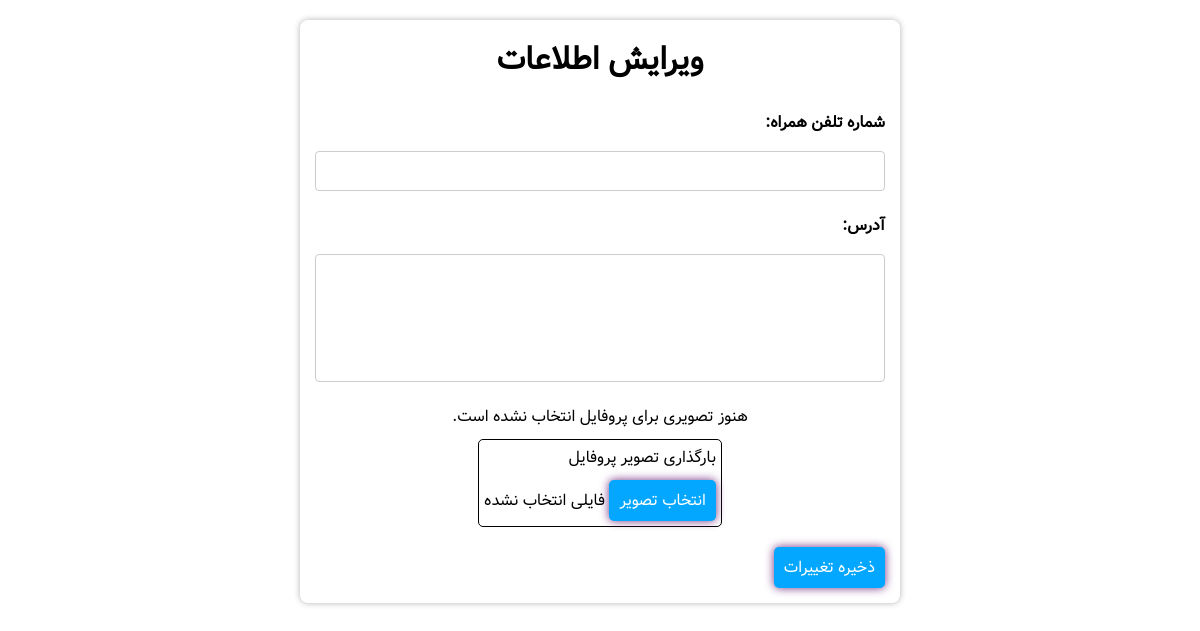
The page /editprofile/ (signed in) on the database as committed earlier.
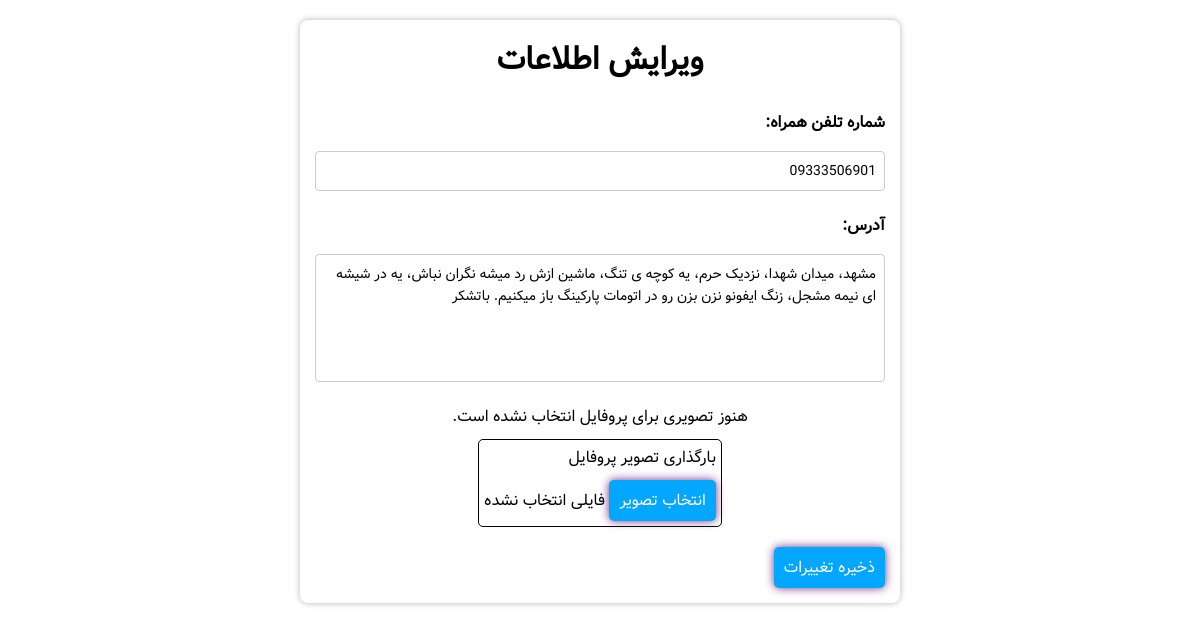
The same page on the database as committed later.
### profiles/models.py (models this page shows, shortened)
class UserProfile(models.Model):
    user = models.OneToOneField(User, on_delete=models.CASCADE)
    phone_number = models.CharField(max_length=20, blank=True)
    address = models.TextField(blank=True)
    profile_picture = models.ImageField(upload_to='profile_pictures/',default='profile_pictures/default/default.svg' ,blank=True, null=True)

### profiles/views.py (the view)
# urls.py: path('editprofile/', profile_edit, name='editprofile'),
@login_required
def profile_edit(request):
    profile = request.user.userprofile
    if request.method == 'POST':
        form = UserProfileForm(request.POST, request.FILES, instance=profile)
        if form.is_valid():
            if 'remove_picture' in request.POST:
                if profile.profile_picture:
                    profile.profile_picture.delete(save=False)
                profile.profile_picture = None
            form.save()
            return redirect('profile')
    else:
        form = UserProfileForm(instance=profile)
    return render(request, 'profiles/profile_edit.html', {'form': form})

### profiles/forms.py
class UserProfileForm(forms.ModelForm):
    class Meta:
        model = UserProfile
        fields = ['phone_number', 'address', 'profile_picture']
        labels = {
            'phone_number': 'شماره موبایل',
            'address': 'آدرس',
            'profile_picture': 'تصویر پروفایل'
        }
        widgets = {
            'address': forms.Textarea(attrs={'rows':5}),
            'profile_picture': PersianFileInput(),
        }

### profiles/templates/profiles/profile_edit.html (shortened to what this page needs)
{% load static %}
<!DOCTYPE html>
<html lang="fa" dir="rtl">
<head>
    <link rel="stylesheet" href="{% static 'edit_profile/css/style.css' %}" />
</head>
<body>
    <form class="container" method="post" enctype="multipart/form-data">
        <h1>ویرایش اطلاعات</h1>
        <label for="id_phone_number">شماره تلفن همراه:</label>
        {{ form.phone_number }}
        <label for="id_address">آدرس:</label>
        {{ form.address }}
        <div class="picture_box">
            {% if user.userprofile.profile_picture %}
                <label for="id_profile_picture">تصویر پروفایل فعلی:</label>
                <div class="current-picture">
                    <img src="{{ user.userprofile.profile_picture.url }}" alt="تصویر فعلی" width="150" style="border-radius: 10px; margin-bottom: 10px;">
                </div>
            {% else %}
                <span>هنوز تصویری برای پروفایل انتخاب نشده است.</span>
            {% endif %}
            <div class="upload_pic">
                {% if user.userprofile.profile_picture %}
                    <p>تعویض عکس پروفایل</p>
                {% else %}
                    <p>بارگذاری تصویر پروفایل</p>
                {% endif %}
                <button class="upload_pic_btn" type="button" onclick="document.getElementById('id_profile_picture').click()">انتخاب تصویر</button>
                <span id="file-name">فایلی انتخاب نشده</span>
            </div>
        </div>
        <button type="submit">ذخیره تغییرات</button>
    </form>
</body>
</html>

Rows that differ between the two databases and show on the page:
changed UserProfile: phone_number (not shown) → "09333506901"; address (not shown) → "مشهد، میدان شهدا، نزدیک حرم، یه کوچه ی تنگ، ماشین ازش رد میشه نگران نباش، یه در شیشه ای نیمه مشجل، زنگ ایفونو نزن بزن رو در اتومات پارکینگ باز میکنیم. باتشکر"
